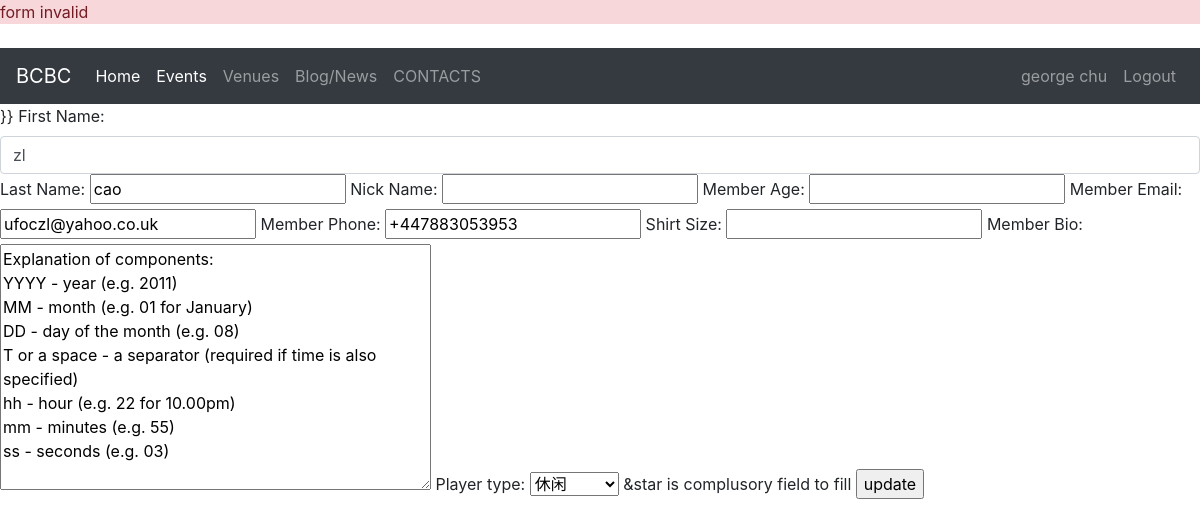
The app's page /members/update_profile/1/ (signed in) with its own data.
### members/models.py (models this page shows, shortened)
class Profile(models.Model):
    PLAYER_TYPE=(
        ('xiuxian','休闲'),
        ('yeren','野人'),
    )
    user=models.OneToOneField(User,null=True,on_delete=models.CASCADE)
    first_name=models.CharField('First Name',max_length=50,null=True,)
    last_name=models.CharField('Last Name',max_length=50,null=True,)
    nick_name=models.CharField('Nick Name',max_length=50,blank=True,null=True)
    age = models.IntegerField('Member Age',blank=True,null=True)
    email=models.EmailField('Member Email',max_length=50,null=True,)
    phone=models.CharField('Member Phone',max_length=50,blank=True,null=True)
    shirt_size= models.CharField('Shirt Size',max_length=20,null=True,blank=True)
    bio=models.TextField('Member Bio', max_length=500,null=True,blank=True)
    player_type=models.CharField(max_length=20,choices=PLAYER_TYPE,null=True,blank=True)

### members/views.py (the view)
# urls.py: path('update_profile/<profile_id>/', views.update_profile,name='update_profile'),
def update_profile(request,profile_id):
    profile=Profile.objects.get(pk=profile_id)
    form=ProfileForm(request.POST or None, instance=profile)
    if form.is_valid():
        messages.success(request,'form valid and saved')
        form.save()
        return redirect('user_profile',profile_id)
    else:
        messages.success(request,'form invalid')
    return render(request,'authentication/update_profile.html',{'form':form})

### members/forms.py
class ProfileForm(ModelForm):
    class Meta:
        model=Profile
        fields=(
            'first_name',
            'last_name',
            'nick_name',
            'age',
            'email',
            'phone',
            'shirt_size',
            'bio',
            'player_type',
        )
        widgets={
            'first_name':forms.TextInput(attrs={'class':'form-control','placeholder':'enter your first name'}),
            'last_name':forms.TextInput(),
            'nick_name':forms.TextInput(),
            'age':forms.TextInput(),
            'email':forms.EmailInput(),
            'phone':forms.TextInput(),
            'shirt_size':forms.TextInput(),
            'bio':forms.Textarea(),
            'player_type':forms.Select()
        }

### templates/authentication/update_profile.html (shortened to what this page needs)
{% extends 'master.html' %}
{% block content %}
    <form action="" method="POST">
        {% csrf_token %} }}
        {{ form }}
        &star is complusory field to fill
        <input type="submit" value="update">
    </form>
{% endblock %}

### templates/event/navbar.html (shortened to what this page needs)
<br>
<nav class="navbar navbar-expand-lg navbar-dark bg-dark ">
  <a class="navbar-brand" href="{% url 'home' %}">BCBC</a>
  <div class="collapse navbar-collapse" id="navbarSupportedContent">
    <ul class="navbar-nav mr-auto">
      <li class="nav-item active">
        <a class="nav-link" href="{% url 'home' %}">Home <span class="sr-only">(current)</span></a>
      </li>
        <li class="nav-item">
            <a class="nav-link active" href="{% url 'all_events' %}">Events</a>
      </li>
     <li class="nav-item">
        <a class="nav-link" href="{% url 'all_venues' %}">Venues </a>
      </li>
        <li class="nav-item">
        <a class="nav-link" href="#">Blog/News</a>
      </li>
     <li class="nav-item">
        <a class="nav-link" href="{% url 'contact' %}">CONTACTS</a>
      </li>
    </ul>
    <ul class="navbar-nav right">
        {% if user.is_authenticated %}
            <li class="nav-item" align="right">
                <a class="nav-link" href=" {% url 'user_profile' user.profile.id %}">{{ user.profile.first_name }} {{ user.profile.last_name }}</a>
              </li>
             <li class="nav-item">
                <a class="nav-link" href="{% url 'user_logout' %}">Logout</a>
              </li>
        {% endif %}
    </ul>
  </div>
</nav>

### records on screen
Profile: first_name "zl", last_name "cao", email "ufoczl@yahoo.co.uk", phone "+447883053953", bio "Explanation of components: YYYY - year (e.g. 2011) MM - month (e.g. 01 for January) DD - day of the month (e.g. 08) T or a space - a separator (required if time is also specified) hh - hour (e.g. 22 for 10.00pm) mm - minutes (e.g. 55) ss - seconds (e.g. 03)", player_type "休闲"

### other values on screen
{{ message }} "form invalid"
{{ user.profile.first_name }} "george"
{{ user.profile.last_name }} "chu"
